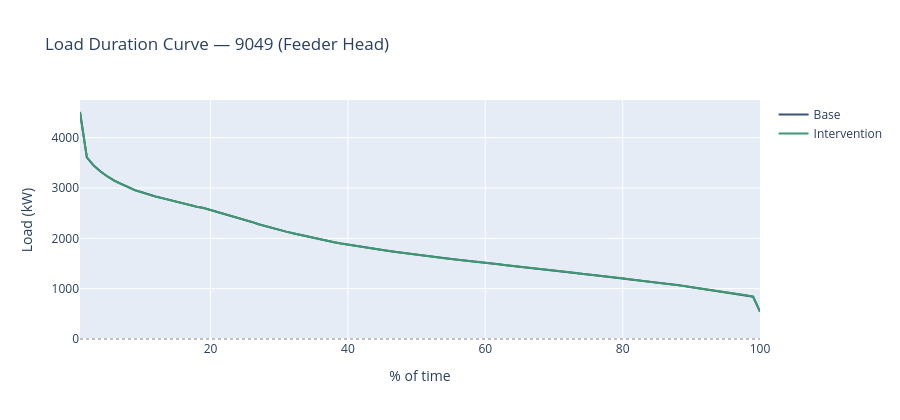

Write notebook code for a chart like this one.
### Markdown cell above
## 8. Duration curve

The load duration curve shows how often a feeder head operates at each power level. Positive values = net import (load dominant); negative values = net export (generation dominant). The shape reveals how much headroom exists for additional load or generation before the network is stressed.

### Code cell
if FEEDER is None:
    FEEDER = top_feeders.iloc[-1]["feeder"]

dc = df_dc[df_dc["feeder"] == FEEDER].copy()
dc = dc[dc["kw"].abs() < 1e6]

dc_data = dc.groupby(["source", "percentage_of_time"], as_index=False)["kw"].mean()
dc_data = dc_data.sort_values(["source", "percentage_of_time"])

fig = px.line(
    dc_data,
    x="percentage_of_time",
    y="kw",
    color="source",
    color_discrete_map={"Base": C["primary"], "Intervention": C["green"]},
    category_orders={"source": SOURCE_ORDER},
    title=f"Load Duration Curve — {FEEDER} (Feeder Head)",
    labels={"percentage_of_time": "% of time", "kw": "Load (kW)", "source": ""},
)
fig.add_hline(y=0, line_dash="dot", line_color="grey", opacity=0.5)
fig.update_layout(height=420)
fig.show()

### Figure 1 — Plotly figure (JSON) as saved in the notebook; plotly's stock layout.template omitted (floating-point values rounded to 4 significant figures)
{"data": [{"hovertemplate": "=Base<br>% of time=%{x}<br>Load (kW)=%{y}<extra></extra>", "legendgroup": "Base", "line": {"color": "#3E5571", "dash": "solid"}, "marker": {"symbol": "circle"}, "mode": "lines", "name": "Base", "orientation": "v", "showlegend": true, "type": "scatter", "x": [1, 2, 3, 4, 5, 6, 7, 8, 9, 10, 11, 12, 13, 14, 15, 16, 17, 18, 19, 20, 21, 22, 23, 24, 25, 26, 27, 28, 29, 30, 31, 32, 33, 34, 35, 36, 37, 38, 39, 40, 41, 42, 43, 44, 45, 46, 47, 48, 49, 50, 51, 52, 53, 54, 55, 56, 57, 58, 59, 60, 61, 62, 63, 64, 65, 66, 67, 68, 69, 70, 71, 72, 73, 74, 75, 76, 77, 78, 79, 80, 81, 82, 83, 84, 85, 86, 87, 88, 89, 90, 91, 92, 93, 94, 95, 96, 97, 98, 99, 100], "xaxis": "x", "y": [4510.0, 3610.0, 3445.0, 3327.0, 3229.0, 3146.0, 3082.0, 3019.0, 2958.0, 2916.0, 2868.0, 2830.0, 2798.0, 2762.0, 2731.0, 2698.0, 2666.0, 2629.0, 2601.0, 2564.0, 2526.0, 2491.0, 2453.0, 2412.0, 2373.0, 2326.0, 2280.0, 2240.0, 2200.0, 2168.0, 2133.0, 2100.0, 2068.0, 2035.0, 2003.0, 1973.0, 1947.0, 1921.0, 1896.0, 1873.0, 1850.0, 1827.0, 1808.0, 1787.0, 1768.0, 1749.0, 1730.0, 1711.0, 1692.0, 1673.0, 1655.0, 1637.0, 1622.0, 1605.0, 1591.0, 1576.0, 1561.0, 1548.0, 1532.0, 1516.0, 1500.0, 1483.0, 1467.0, 1453.0, 1438.0, 1423.0, 1410.0, 1396.0, 1379.0, 1363.0, 1345.0, 1331.0, 1314.0, 1297.0, 1279.0, 1264.0, 1250.0, 1235.0, 1220.0, 1205.0, 1189.0, 1173.0, 1156.0, 1140.0, 1121.0, 1107.0, 1089.0, 1071.0, 1050.0, 1029.0, 1010.0, 991.6, 973.2, 951.2, 933.5, 914.4, 893.2, 871.4, 839.7, 543.6], "yaxis": "y"}, {"hovertemplate": "=Intervention<br>% of time=%{x}<br>Load (kW)=%{y}<extra></extra>", "legendgroup": "Intervention", "line": {"color": "#3D9970", "dash": "solid"}, "marker": {"symbol": "circle"}, "mode": "lines", "name": "Intervention", "orientation": "v", "showlegend": true, "type": "scatter", "x": [1, 2, 3, 4, 5, 6, 7, 8, 9, 10, 11, 12, 13, 14, 15, 16, 17, 18, 19, 20, 21, 22, 23, 24, 25, 26, 27, 28, 29, 30, 31, 32, 33, 34, 35, 36, 37, 38, 39, 40, 41, 42, 43, 44, 45, 46, 47, 48, 49, 50, 51, 52, 53, 54, 55, 56, 57, 58, 59, 60, 61, 62, 63, 64, 65, 66, 67, 68, 69, 70, 71, 72, 73, 74, 75, 76, 77, 78, 79, 80, 81, 82, 83, 84, 85, 86, 87, 88, 89, 90, 91, 92, 93, 94, 95, 96, 97, 98, 99, 100], "xaxis": "x", "y": [4506.0, 3606.0, 3444.0, 3326.0, 3228.0, 3144.0, 3079.0, 3017.0, 2955.0, 2914.0, 2866.0, 2828.0, 2796.0, 2761.0, 2729.0, 2697.0, 2665.0, 2629.0, 2601.0, 2564.0, 2527.0, 2491.0, 2454.0, 2414.0, 2374.0, 2328.0, 2280.0, 2241.0, 2201.0, 2169.0, 2134.0, 2101.0, 2069.0, 2036.0, 2004.0, 1974.0, 1947.0, 1922.0, 1896.0, 1873.0, 1850.0, 1827.0, 1808.0, 1788.0, 1769.0, 1749.0, 1730.0, 1712.0, 1693.0, 1674.0, 1655.0, 1638.0, 1622.0, 1606.0, 1591.0, 1577.0, 1562.0, 1549.0, 1533.0, 1516.0, 1501.0, 1484.0, 1468.0, 1454.0, 1438.0, 1424.0, 1410.0, 1396.0, 1379.0, 1363.0, 1346.0, 1331.0, 1314.0, 1297.0, 1280.0, 1265.0, 1251.0, 1236.0, 1220.0, 1205.0, 1189.0, 1174.0, 1156.0, 1140.0, 1121.0, 1107.0, 1089.0, 1071.0, 1051.0, 1029.0, 1011.0, 991.8, 973.5, 951.4, 933.5, 914.5, 893.4, 871.5, 839.9, 543.9], "yaxis": "y"}], "layout": {"height": 420, "legend": {"title": {"text": ""}, "tracegroupgap": 0}, "shapes": [{"line": {"color": "grey", "dash": "dot"}, "opacity": 0.5, "type": "line", "x0": 0, "x1": 1, "xref": "x domain", "y0": 0, "y1": 0, "yref": "y"}], "title": {"text": "Load Duration Curve — 9049 (Feeder Head)"}, "xaxis": {"anchor": "y", "domain": [0, 1], "title": {"text": "% of time"}}, "yaxis": {"anchor": "x", "domain": [0, 1], "title": {"text": "Load (kW)"}}}}
